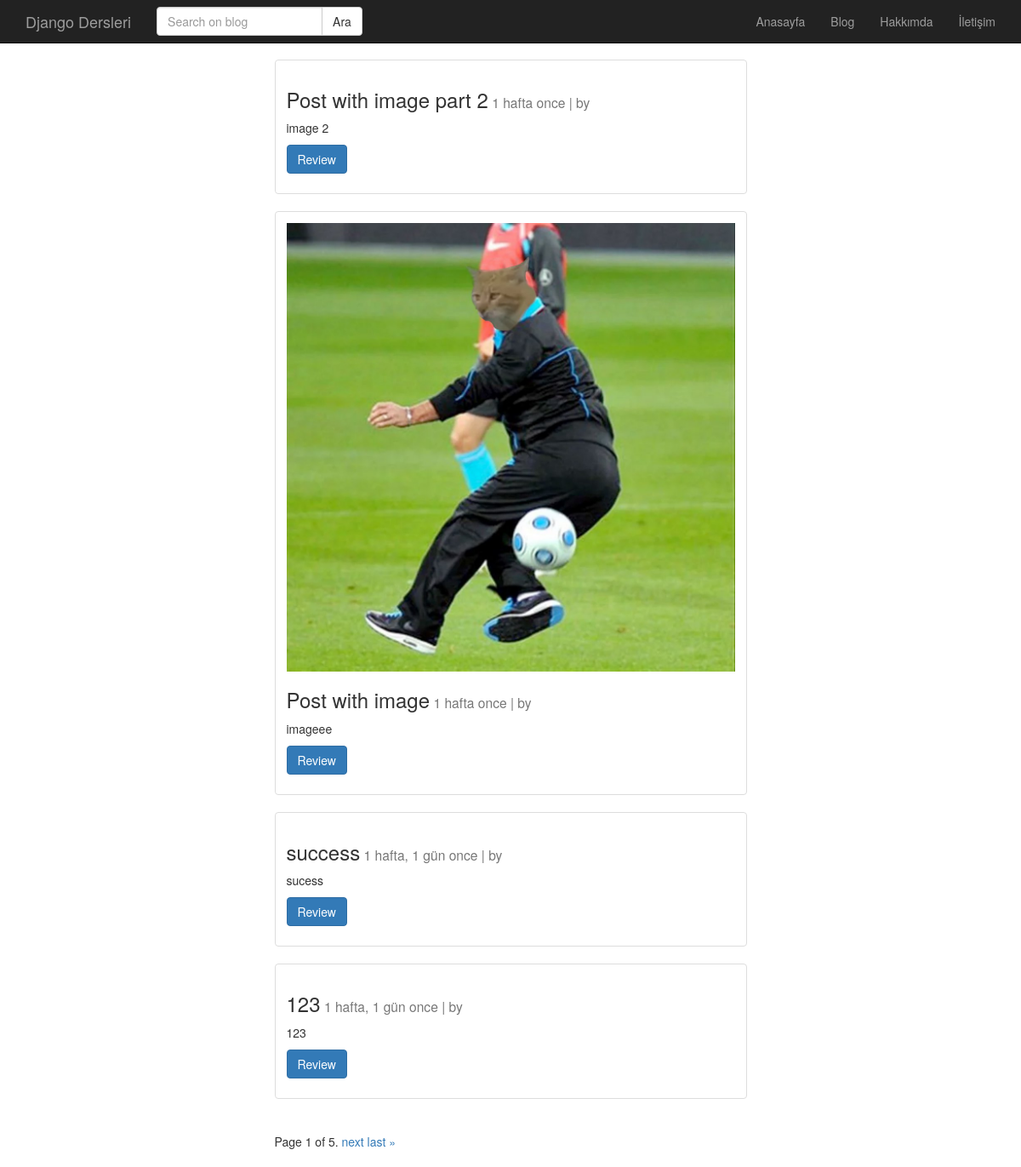
Page /post/index/ on the earlier database version.
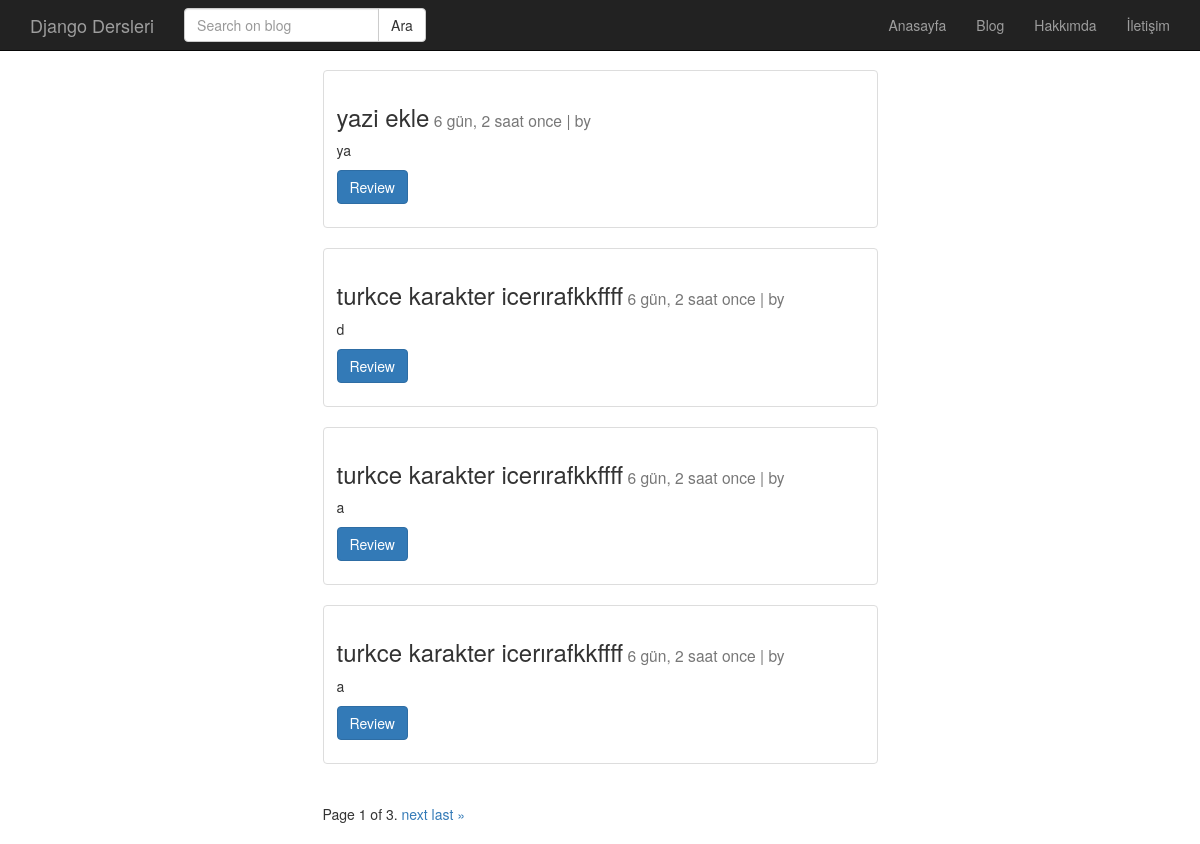
Same page on the later database version.
### post/models.py (models this page shows, shortened)
class Post(models.Model):
    user = models.ForeignKey('auth.User', verbose_name='Author', on_delete=models.CASCADE, related_name='posts')
    baslik = models.CharField(max_length=120, verbose_name='Title')
    metin = RichTextField(verbose_name='Content')
    yayimlanma_tarihi = models.DateTimeField(verbose_name='Published Date', auto_now_add=True)
    image = models.ImageField(null=True, blank=True)
    slug = models.SlugField(unique=True, null=True, blank=True, editable=False, max_length=130)
    def get_absolute_url(self):
        return reverse('post:detail', kwargs={"slug" : self.slug})
    class Meta:
        ordering = ['-yayimlanma_tarihi', 'id']

### post/views.py (the view)
# urls.py: path('index/', post_index, name='index'),
def post_index(request):
    post_list = Post.objects.all()
    paginator = Paginator(post_list, 4)  # Show 25 contacts per page.
    page = request.GET.get("page")
    posts = paginator.get_page(page)
    return render(request, 'post/index.html', {'posts' : posts})

### templates/post/index.html (shortened to what this page needs)
{% extends 'base.html' %}
{% block body %}
    <div class="container">
    {% for post in posts %}
        <div class="row" >
        <div class="col-md-6 col-md-offset-3" >
            <div class="thumbnail">
                <div class="caption">
                    {% if post.image %}
                        <img src=" {{ post.image.url }} " class="img-responsive">
                    {% endif %}
                    <h3>{{post.baslik}}<small> {{post.yayimlanma_tarihi | timesince}} once | by {{ post.user.get_full_name }}</small></h3>
                    <p>{{post.metin | safe | linebreaks | truncatechars:1500}}</p>
                    <p><a href="{{ post.get_absolute_url }}" class="btn btn-primary">Review</a></p>
                </div>
            </div>
        </div>
        </div>
    {% endfor %}
            <div class="row" >
                <div class="col-md-6 col-md-offset-3" >
                    <div class="pagination">
                        <span class="step-links">
                            <span class="current">
                                Page {{ posts.number }} of {{ posts.paginator.num_pages }}.
                            </span>
                            {% if posts.has_next %}
                                <a href="?page={{ page_obj.next_page_number }}">next</a>
                                <a href="?page={{ page_obj.paginator.num_pages }}">last &raquo;</a>
                            {% endif %}
                        </span>
                    </div>
            </div>
        </div>
    </div>
{% endblock %}

Differences in the rows shown:
removed Post: baslik "Post with image part 2", yayimlanma_tarihi "1 hafta", metin "image 2"
removed Post: image (picture), baslik "Post with image", yayimlanma_tarihi "1 hafta", metin "imageee"
removed Post: baslik "success", yayimlanma_tarihi "1 hafta, 1 gün", metin "sucess"
removed Post: baslik "123", yayimlanma_tarihi "1 hafta, 1 gün", metin "123"
now on this page (row edited): Post: baslik "yazi ekle", yayimlanma_tarihi "6 gün, 2 saat", metin "ya"
now on this page (row edited): Post: baslik "turkce karakter icerırafkkffff", yayimlanma_tarihi "6 gün, 2 saat", metin "d"
now on this page (row edited): Post: baslik "turkce karakter icerırafkkffff", yayimlanma_tarihi "6 gün, 2 saat", metin "a"
now on this page (row edited): Post: baslik "turkce karakter icerırafkkffff", yayimlanma_tarihi "6 gün, 2 saat", metin "a"
Other differences:
{{ posts.paginator.num_pages }}: "5" → "3"
